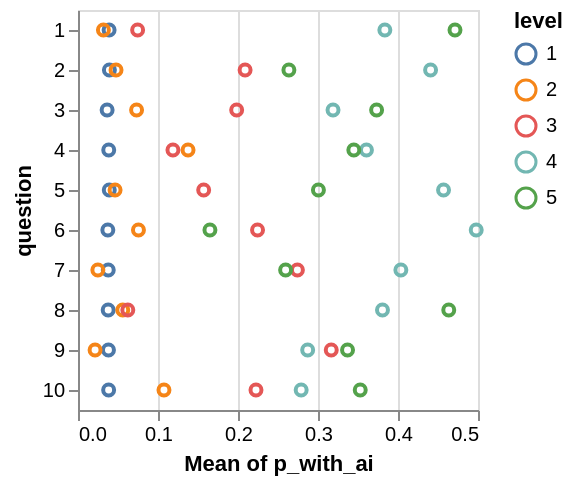

The notebook cell this image was saved under:
### Code cell
differences |> @vlplot(:point, y="question:O", color="level:N", x="mean(p_with_ai)")

### Figure 1 — Vega specification as saved in the notebook (floating-point values rounded to 4 significant figures; data arrays with more than 128 entries replaced by an {"elided": "..."} marker saying what was removed)
{"$schema": "https://vega.github.io/schema/vega/v5.json", "axes": [{"aria": false, "domain": false, "grid": true, "gridScale": "y", "labels": false, "maxExtent": 0, "minExtent": 0, "orient": "bottom", "scale": "x", "tickCount": {"signal": "ceil(width/40)"}, "ticks": false, "zindex": 0}, {"grid": false, "labelFlush": true, "labelOverlap": true, "orient": "bottom", "scale": "x", "tickCount": {"signal": "ceil(width/40)"}, "title": "Mean of p_with_ai", "zindex": 0}, {"grid": false, "orient": "left", "scale": "y", "title": "question", "zindex": 0}], "background": "white", "data": [{"name": "source_0", "values": {"elided": "500 records"}}, {"name": "data_0", "source": "source_0", "transform": [{"as": ["mean_p_with_ai"], "fields": ["p_with_ai"], "groupby": ["question", "level"], "ops": ["mean"], "type": "aggregate"}, {"expr": "isValid(datum[\"mean_p_with_ai\"]) && isFinite(+datum[\"mean_p_with_ai\"])", "type": "filter"}]}], "legends": [{"encode": {"symbols": {"update": {"fill": {"value": "transparent"}}}}, "stroke": "color", "symbolType": "circle", "title": "level"}], "marks": [{"encode": {"update": {"ariaRoleDescription": {"value": "point"}, "description": {"signal": "\"Mean of p_with_ai: \" + (format(datum[\"mean_p_with_ai\"], \"\")) + \"; question: \" + (isValid(datum[\"question\"]) ? datum[\"question\"] : \"\"+datum[\"question\"]) + \"; level: \" + (isValid(datum[\"level\"]) ? datum[\"level\"] : \"\"+datum[\"level\"])"}, "fill": {"value": "transparent"}, "stroke": {"field": "level", "scale": "color"}, "x": {"field": "mean_p_with_ai", "scale": "x"}, "y": {"field": "question", "scale": "y"}}}, "from": {"data": "data_0"}, "name": "marks", "style": ["point"], "type": "symbol"}], "padding": 5, "scales": [{"domain": {"data": "data_0", "field": "mean_p_with_ai"}, "name": "x", "nice": true, "range": [0, {"signal": "width"}], "type": "linear", "zero": true}, {"domain": {"data": "data_0", "field": "question", "sort": true}, "name": "y", "padding": 0.5, "range": {"step": {"signal": "y_step"}}, "type": "point"}, {"domain": {"data": "data_0", "field": "level", "sort": true}, "name": "color", "range": "category", "type": "ordinal"}], "signals": [{"name": "y_step", "value": 20}, {"name": "height", "update": "bandspace(domain('y').length, 1, 0.5) * y_step"}], "style": "cell", "width": 200}
